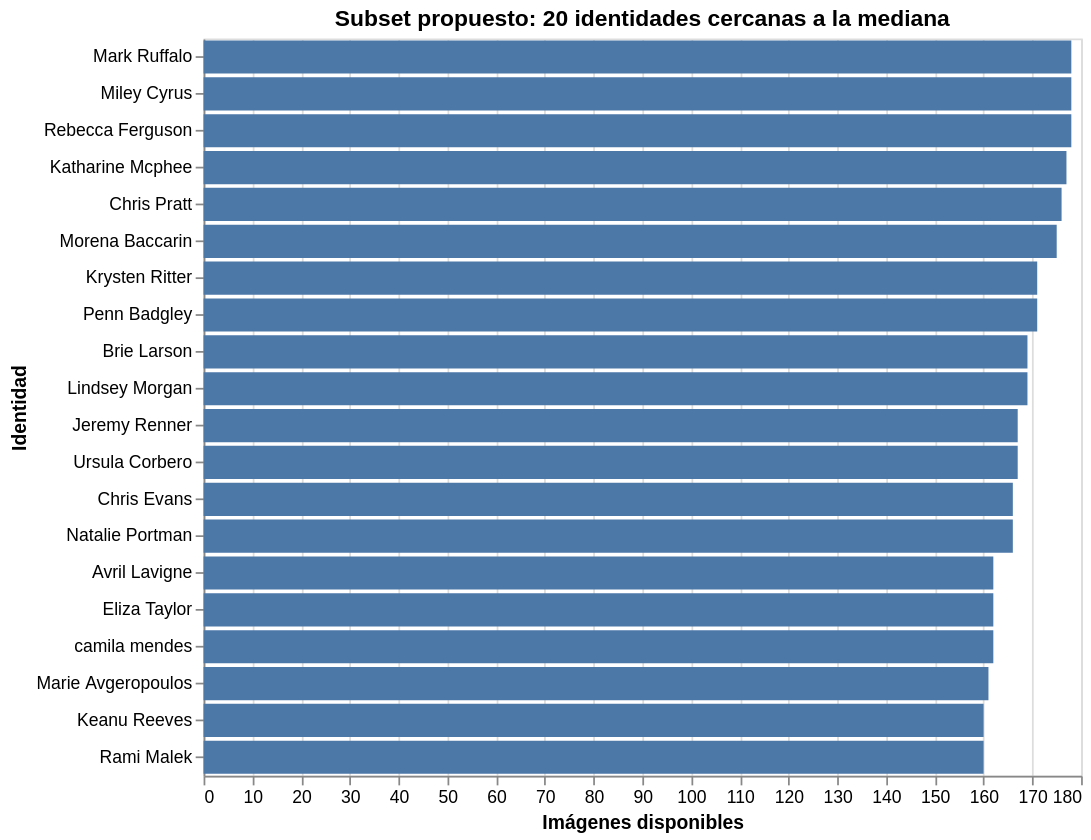

Source (notebook cell):
### Code cell
# Elegimos clases cercanas a la mediana, no las que tienen menos ejemplos.
# El cupo común se aplica más adelante con una semilla fija al crear los splits.
N_IDENTITIES = 20
median_count = identity_counts["image_count"].median()
subset_identities = (
    identity_counts.with_columns(
        (pl.col("image_count") - median_count).abs().alias("distance_to_median")
    )
    .sort(["distance_to_median", "image_count", "identity"])
    .head(N_IDENTITIES)
    .sort("image_count", descending=True)
 )
subset_quota = subset_identities["image_count"].min()

print(f"Mediana global: {median_count} imágenes por identidad")
print(f"Cupo equilibrado propuesto: {subset_quota} imágenes por identidad")
display(subset_identities)

subset_chart = (
    alt.Chart(
        alt.InlineData(values=subset_identities.to_dicts()),
        title=f"Subset propuesto: {N_IDENTITIES} identidades cercanas a la mediana",
    )
    .mark_bar()
    .encode(
        x=alt.X("image_count:Q", title="Imágenes disponibles"),
        y=alt.Y("identity:N", sort="-x", title="Identidad"),
        tooltip=["identity:N", "image_count:Q", "distance_to_median:Q"],
    )
    .properties(width=500, height=420)
 )
display(subset_chart)

### Figure 1 — Vega-Lite specification as saved in the notebook (floating-point values rounded to 4 significant figures)
{"config": {"view": {"continuousWidth": 300, "continuousHeight": 300}}, "data": {"name": "data-207f6da9e7950795274ad12e24abb7d8"}, "mark": {"type": "bar"}, "encoding": {"tooltip": [{"field": "identity", "type": "nominal"}, {"field": "image_count", "type": "quantitative"}, {"field": "distance_to_median", "type": "quantitative"}], "x": {"field": "image_count", "title": "Imágenes disponibles", "type": "quantitative"}, "y": {"field": "identity", "sort": "-x", "title": "Identidad", "type": "nominal"}}, "height": 420, "title": "Subset propuesto: 20 identidades cercanas a la mediana", "width": 500, "$schema": "https://vega.github.io/schema/vega-lite/v6.4.1.json", "datasets": {"data-207f6da9e7950795274ad12e24abb7d8": [{"identity": "Mark Ruffalo", "image_count": 178, "distance_to_median": 9.0}, {"identity": "Miley Cyrus", "image_count": 178, "distance_to_median": 9.0}, {"identity": "Rebecca Ferguson", "image_count": 178, "distance_to_median": 9.0}, {"identity": "Katharine Mcphee", "image_count": 177, "distance_to_median": 8.0}, {"identity": "Chris Pratt", "image_count": 176, "distance_to_median": 7.0}, {"identity": "Morena Baccarin", "image_count": 175, "distance_to_median": 6.0}, {"identity": "Krysten Ritter", "image_count": 171, "distance_to_median": 2.0}, {"identity": "Penn Badgley", "image_count": 171, "distance_to_median": 2.0}, {"identity": "Brie Larson", "image_count": 169, "distance_to_median": 0.0}, {"identity": "Lindsey Morgan", "image_count": 169, "distance_to_median": 0.0}, {"identity": "Jeremy Renner", "image_count": 167, "distance_to_median": 2.0}, {"identity": "Ursula Corbero", "image_count": 167, "distance_to_median": 2.0}, {"identity": "Chris Evans", "image_count": 166, "distance_to_median": 3.0}, {"identity": "Natalie Portman", "image_count": 166, "distance_to_median": 3.0}, {"identity": "Avril Lavigne", "image_count": 162, "distance_to_median": 7.0}, {"identity": "Eliza Taylor", "image_count": 162, "distance_to_median": 7.0}, {"identity": "camila mendes", "image_count": 162, "distance_to_median": 7.0}, {"identity": "Marie Avgeropoulos", "image_count": 161, "distance_to_median": 8.0}, {"identity": "Keanu Reeves", "image_count": 160, "distance_to_median": 9.0}, {"identity": "Rami Malek", "image_count": 160, "distance_to_median": 9.0}]}}
